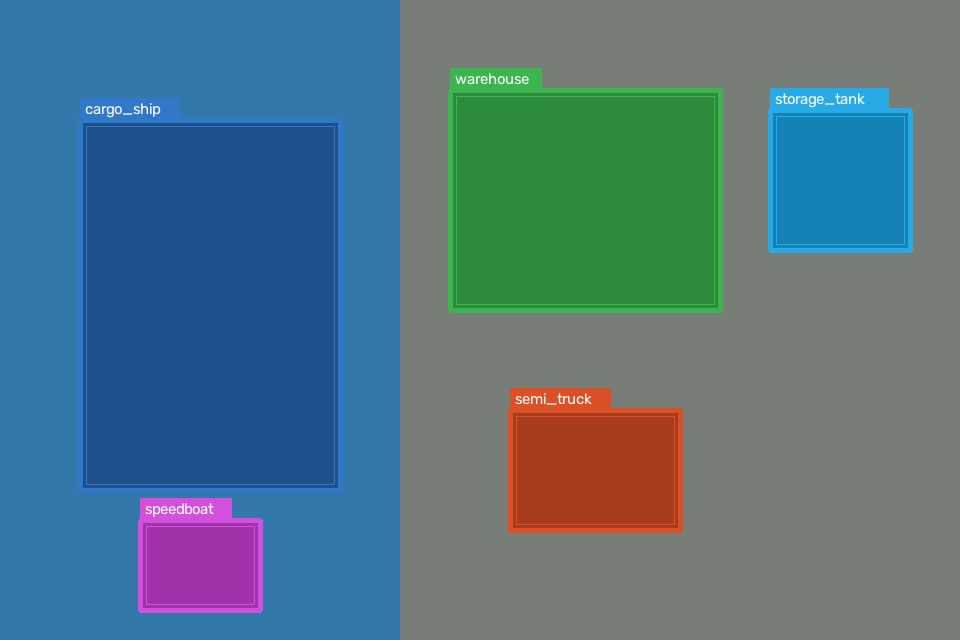
#> input picture sample_data/images/drone_aerial.jpg, 960 x 640 px
$ python -i smart_annotator.py   (imports and definitions only)   (older library calls are emulated)
#> lines starting #> are read from the running program, lines starting #| are printed output that depends on the picture; after the words box and inside, x2 and y2 are one past the last pixel; in counts of white or black regions, pixels touching at a corner belong together
#> further down, picture is the input picture: shape (640, 960, 3); mean B, G, R 130.3, 116.1, 82.1
"""
Core Smart Annotator & Object Snapping Engine
=============================================
Provides model-agnostic computer vision mechanisms:
1. Snap-to-Contour: Refines a loose user box to exact object boundaries using Otsu & Canny edge detection.
2. Click-to-Box: Automatically generates a bounding box around an object when the user clicks its center.
3. Salient Proposal Extractor: Generates candidate object bounding boxes across the frame without needing a neural network.
"""

import cv2
import numpy as np
from typing import List, Tuple, Dict, Any, Optional


class SmartAnnotator:
    """Agnostic OpenCV-based assisted annotation engine."""

    # [146 lines left out: functions snap_box_to_contour, click_to_box, not called in this run]

    @staticmethod
    def extract_salient_proposals(
        img_bgr: np.ndarray,
        max_proposals: int = 25,
        min_area: int = 400
    ) -> List[Tuple[float, float, float, float]]:
        """
        Extracts salient candidate bounding boxes across the full frame using
        multi-scale gradient energy and contour bounding. Useful for cold-start labeling.
        """
#> called with max_proposals = 25, min_area = 400
        h, w = img_bgr.shape[:2]
#> h = 640; w = 960
        gray = cv2.cvtColor(img_bgr, cv2.COLOR_BGR2GRAY)
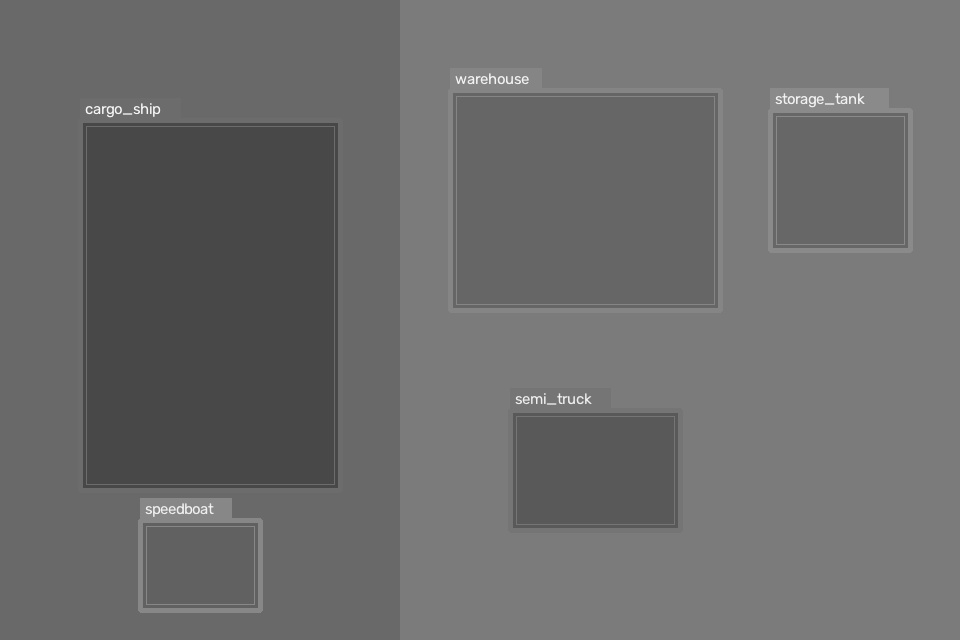
#> gray: shape (640, 960); min 68, max 250, mean 107.6
        grad_x = cv2.Sobel(gray, cv2.CV_32F, 1, 0, ksize=3)
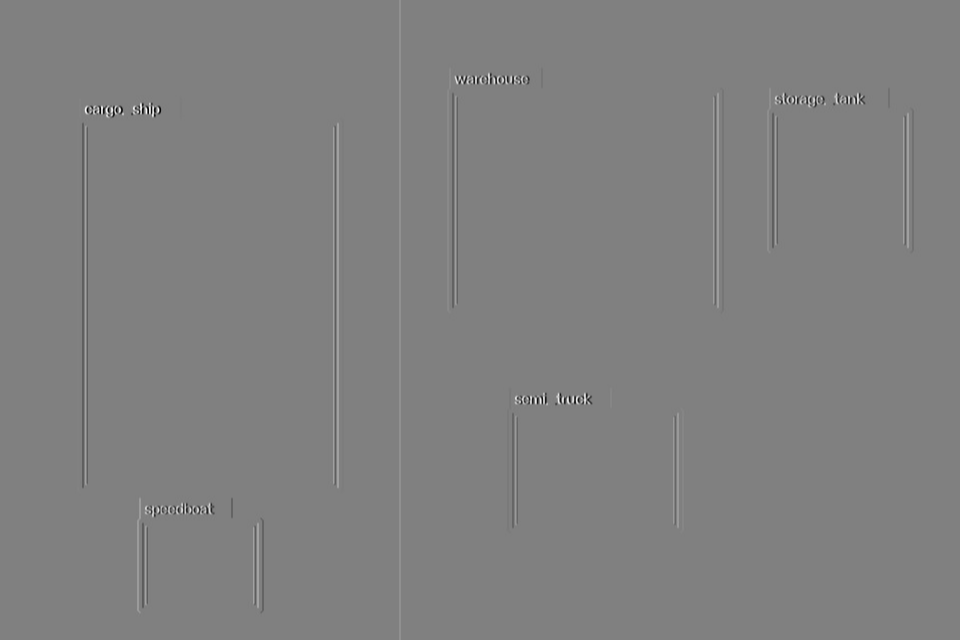
#> grad_x: shape (640, 960) float32; min -563, max 558, mean 0.2; drawn with min black and max white
        grad_y = cv2.Sobel(gray, cv2.CV_32F, 0, 1, ksize=3)
        magnitude = cv2.magnitude(grad_x, grad_y)
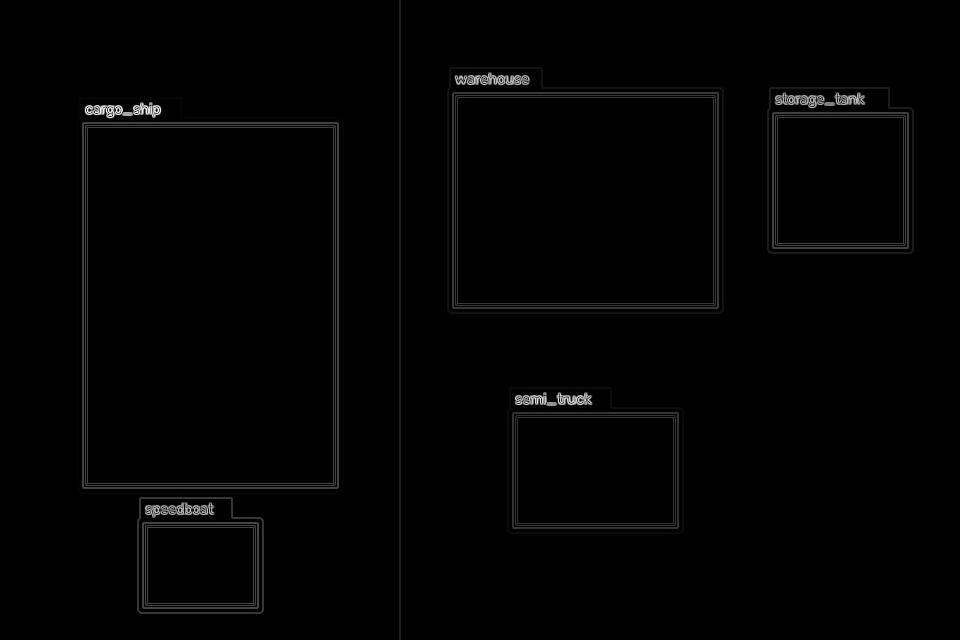
#> magnitude: shape (640, 960) float32; min 0, max 563.1, mean 5.7; drawn with min black and max white
        norm_mag = cv2.normalize(magnitude, None, 0, 255, cv2.NORM_MINMAX, dtype=cv2.CV_8U)

        _, thresh = cv2.threshold(norm_mag, 0, 255, cv2.THRESH_BINARY + cv2.THRESH_OTSU)
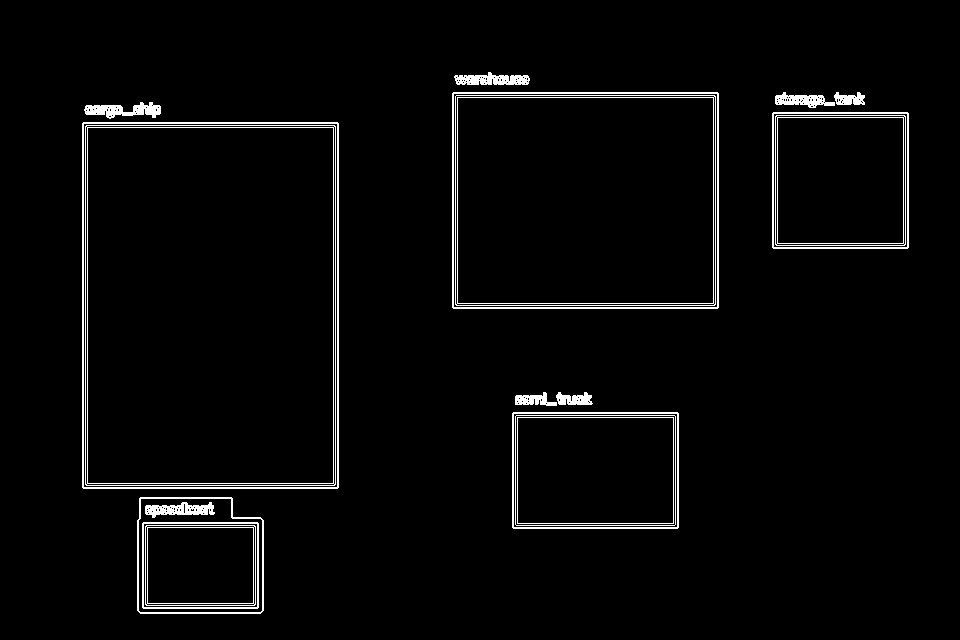
#> thresh: shape (640, 960); 3.1% white in thin lines or dots, all inside (x1, y1, x2, y2) = (82, 72, 909, 614)
        kernel = cv2.getStructuringElement(cv2.MORPH_RECT, (7, 7))
        closed = cv2.morphologyEx(thresh, cv2.MORPH_CLOSE, kernel, iterations=2)
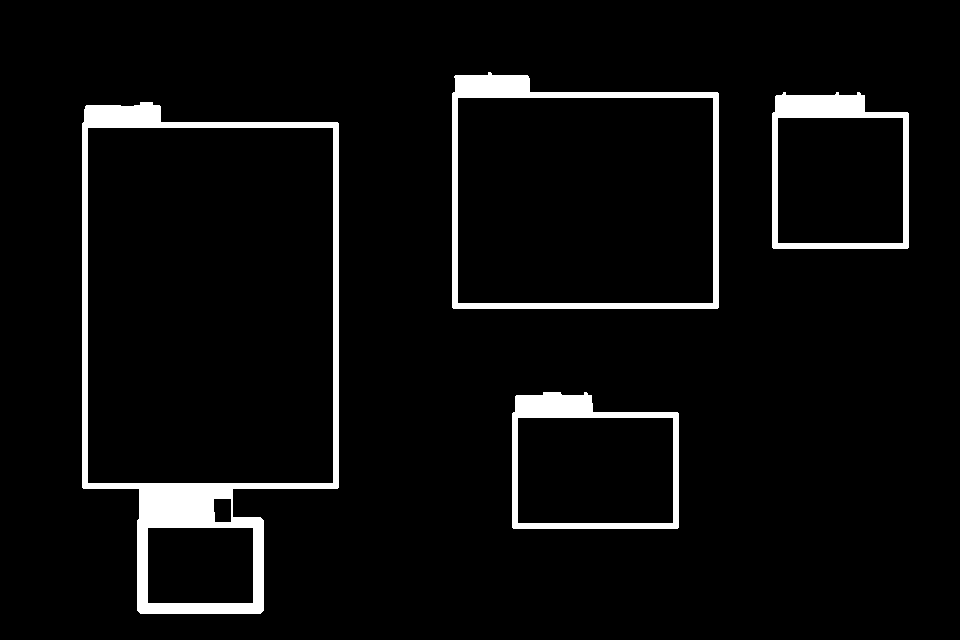
#> closed: shape (640, 960); 5.1% white; 4 white regions

        contours, _ = cv2.findContours(closed, cv2.RETR_EXTERNAL, cv2.CHAIN_APPROX_SIMPLE)
#> contours = 4 contours; box (x1, y1, x2, y2) and area: (82, 102, 339, 614) 109784, (452, 72, 719, 309) 58722, (512, 392, 679, 529) 20619, (772, 92, 909, 249) 20034
        boxes = []
        img_area = w * h
#> img_area = 614400

        for c in contours:
            x, y, bw, bh = cv2.boundingRect(c)
            area = bw * bh
            if min_area <= area <= img_area * 0.85:
                aspect = bw / float(bh)
                if 0.1 <= aspect <= 10.0:
                    boxes.append((float(x), float(y), float(x + bw), float(y + bh), area))
#> this loop made 4 passes
#> (x, y, bw, bh, area, aspect) on passes 1 to 4: (512, 392, 167, 137, 22879, 1.22), (82, 102, 257, 512, 131584, 0.502), (772, 92, 137, 157, 21509, 0.873), (452, 72, 267, 237, 63279, 1.13)
#> after the loop, boxes = [(512, 392, 679, 529, 22879), (82, 102, 339, 614, 131584), (772, 92, 909, 249, 21509), (452, 72, 719, 309, 63279)]

        # Sort by area descending and apply Non-Maximum Suppression
        boxes.sort(key=lambda b: b[4], reverse=True)
        final_boxes = []

        for b in boxes:
            x1, y1, x2, y2, _ = b
            keep = True
            for fx1, fy1, fx2, fy2 in final_boxes:
                # Calculate IoU
                inter_x1 = max(x1, fx1)
                inter_y1 = max(y1, fy1)
                inter_x2 = min(x2, fx2)
                inter_y2 = min(y2, fy2)
                inter_w = max(0.0, inter_x2 - inter_x1)
                inter_h = max(0.0, inter_y2 - inter_y1)
                inter_area = inter_w * inter_h
                union_area = ((x2 - x1) * (y2 - y1)) + ((fx2 - fx1) * (fy2 - fy1)) - inter_area
                iou = inter_area / union_area if union_area > 0 else 0
                if iou > 0.40:
                    keep = False
                    break
            if keep:
                final_boxes.append((x1, y1, x2, y2))
                if len(final_boxes) >= max_proposals:
                    break
#> this loop made 4 passes
#> (b, x1, y1, x2, y2) on passes 1 to 4: ((82, 102, 339, 614, 131584), 82, 102, 339, 614), ((452, 72, 719, 309, 63279), 452, 72, 719, 309), ((512, 392, 679, 529, 22879), 512, 392, 679, 529), ((772, 92, 909, 249, 21509), 772, 92, 909, 249)
#> after the loop, final_boxes = [(82, 102, 339, 614), (452, 72, 719, 309), (512, 392, 679, 529), (772, 92, 909, 249)]

        return final_boxes

>>> import cv2
>>> picture = cv2.imread('../sample_data/images/drone_aerial.jpg')
>>> result = SmartAnnotator().extract_salient_proposals(picture)
#> result has the same summary as final_boxes in extract_salient_proposals
